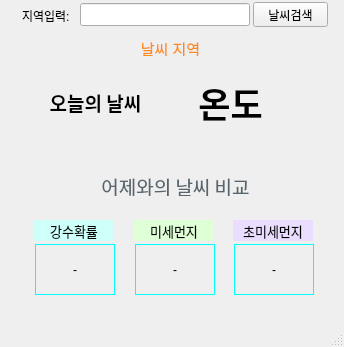
<?xml version="1.0" encoding="UTF-8"?>
<ui version="4.0">
 <class>MainWindow</class>
 <widget class="QMainWindow" name="MainWindow">
  <property name="geometry">
   <rect>
    <x>0</x>
    <y>0</y>
    <width>344</width>
    <height>347</height>
   </rect>
  </property>
  <property name="font">
   <font>
    <pointsize>9</pointsize>
   </font>
  </property>
  <property name="windowTitle">
   <string>MainWindow</string>
  </property>
  <widget class="QWidget" name="centralwidget">
   <widget class="QLabel" name="label">
    <property name="geometry">
     <rect>
      <x>22</x>
      <y>8</y>
      <width>61</width>
      <height>16</height>
     </rect>
    </property>
    <property name="text">
     <string>지역입력:</string>
    </property>
   </widget>
   <widget class="QLineEdit" name="area_input">
    <property name="geometry">
     <rect>
      <x>80</x>
      <y>3</y>
      <width>170</width>
      <height>23</height>
     </rect>
    </property>
   </widget>
   <widget class="QPushButton" name="search_button">
    <property name="geometry">
     <rect>
      <x>253</x>
      <y>2</y>
      <width>75</width>
      <height>25</height>
     </rect>
    </property>
    <property name="text">
     <string>날씨검색</string>
    </property>
   </widget>
   <widget class="QLabel" name="weather_label">
    <property name="geometry">
     <rect>
      <x>30</x>
      <y>57</y>
      <width>131</width>
      <height>91</height>
     </rect>
    </property>
    <property name="font">
     <font>
      <family>맑은 고딕</family>
      <pointsize>14</pointsize>
      <weight>75</weight>
      <bold>true</bold>
     </font>
    </property>
    <property name="text">
     <string>오늘의 날씨</string>
    </property>
    <property name="alignment">
     <set>Qt::AlignCenter</set>
    </property>
   </widget>
   <widget class="QLabel" name="temper_label">
    <property name="geometry">
     <rect>
      <x>180</x>
      <y>67</y>
      <width>101</width>
      <height>71</height>
     </rect>
    </property>
    <property name="font">
     <font>
      <family>맑은 고딕</family>
      <pointsize>26</pointsize>
      <weight>75</weight>
      <bold>true</bold>
     </font>
    </property>
    <property name="text">
     <string>온도</string>
    </property>
    <property name="alignment">
     <set>Qt::AlignCenter</set>
    </property>
   </widget>
   <widget class="QLabel" name="yesterday_label">
    <property name="geometry">
     <rect>
      <x>30</x>
      <y>176</y>
      <width>291</width>
      <height>20</height>
     </rect>
    </property>
    <property name="font">
     <font>
      <family>맑은 고딕</family>
      <pointsize>14</pointsize>
     </font>
    </property>
    <property name="styleSheet">
     <string notr="true">color:rgb(87, 102, 109)</string>
    </property>
    <property name="text">
     <string>어제와의 날씨 비교</string>
    </property>
    <property name="alignment">
     <set>Qt::AlignCenter</set>
    </property>
   </widget>
   <widget class="QLabel" name="label_5">
    <property name="geometry">
     <rect>
      <x>34</x>
      <y>220</y>
      <width>80</width>
      <height>21</height>
     </rect>
    </property>
    <property name="font">
     <font>
      <family>맑은 고딕</family>
      <pointsize>10</pointsize>
     </font>
    </property>
    <property name="styleSheet">
     <string notr="true">background-color:rgb(206, 255, 248);</string>
    </property>
    <property name="text">
     <string>강수확률</string>
    </property>
    <property name="alignment">
     <set>Qt::AlignCenter</set>
    </property>
   </widget>
   <widget class="QLabel" name="rain_label">
    <property name="geometry">
     <rect>
      <x>35</x>
      <y>244</y>
      <width>80</width>
      <height>51</height>
     </rect>
    </property>
    <property name="styleSheet">
     <string notr="true">border:1px solid rgb(0, 255, 255)</string>
    </property>
    <property name="text">
     <string>-</string>
    </property>
    <property name="alignment">
     <set>Qt::AlignCenter</set>
    </property>
   </widget>
   <widget class="QLabel" name="label_7">
    <property name="geometry">
     <rect>
      <x>134</x>
      <y>220</y>
      <width>80</width>
      <height>21</height>
     </rect>
    </property>
    <property name="font">
     <font>
      <family>맑은 고딕</family>
      <pointsize>10</pointsize>
     </font>
    </property>
    <property name="styleSheet">
     <string notr="true">background-color:rgb(223, 255, 215)</string>
    </property>
    <property name="text">
     <string>미세먼지</string>
    </property>
    <property name="alignment">
     <set>Qt::AlignCenter</set>
    </property>
   </widget>
   <widget class="QLabel" name="dust1_label">
    <property name="geometry">
     <rect>
      <x>135</x>
      <y>244</y>
      <width>80</width>
      <height>51</height>
     </rect>
    </property>
    <property name="styleSheet">
     <string notr="true">border:1px solid rgb(0, 255, 255)</string>
    </property>
    <property name="text">
     <string>-</string>
    </property>
    <property name="alignment">
     <set>Qt::AlignCenter</set>
    </property>
   </widget>
   <widget class="QLabel" name="label_9">
    <property name="geometry">
     <rect>
      <x>233</x>
      <y>220</y>
      <width>80</width>
      <height>21</height>
     </rect>
    </property>
    <property name="font">
     <font>
      <family>맑은 고딕</family>
      <pointsize>10</pointsize>
     </font>
    </property>
    <property name="styleSheet">
     <string notr="true">background-color:rgb(234, 221, 255)</string>
    </property>
    <property name="text">
     <string>초미세먼지</string>
    </property>
    <property name="alignment">
     <set>Qt::AlignCenter</set>
    </property>
   </widget>
   <widget class="QLabel" name="dust2_label">
    <property name="geometry">
     <rect>
      <x>234</x>
      <y>244</y>
      <width>80</width>
      <height>51</height>
     </rect>
    </property>
    <property name="styleSheet">
     <string notr="true">border:1px solid rgb(0, 255, 255)</string>
    </property>
    <property name="text">
     <string>-</string>
    </property>
    <property name="alignment">
     <set>Qt::AlignCenter</set>
    </property>
   </widget>
   <widget class="QLabel" name="area_label">
    <property name="geometry">
     <rect>
      <x>80</x>
      <y>40</y>
      <width>181</width>
      <height>16</height>
     </rect>
    </property>
    <property name="font">
     <font>
      <pointsize>11</pointsize>
     </font>
    </property>
    <property name="styleSheet">
     <string notr="true">color:rgb(255, 139, 23)</string>
    </property>
    <property name="text">
     <string>날씨 지역</string>
    </property>
    <property name="alignment">
     <set>Qt::AlignCenter</set>
    </property>
   </widget>
  </widget>
  <widget class="QMenuBar" name="menubar">
   <property name="geometry">
    <rect>
     <x>0</x>
     <y>0</y>
     <width>344</width>
     <height>21</height>
    </rect>
   </property>
  </widget>
  <widget class="QStatusBar" name="statusbar"/>
 </widget>
 <resources/>
 <connections/>
</ui>
